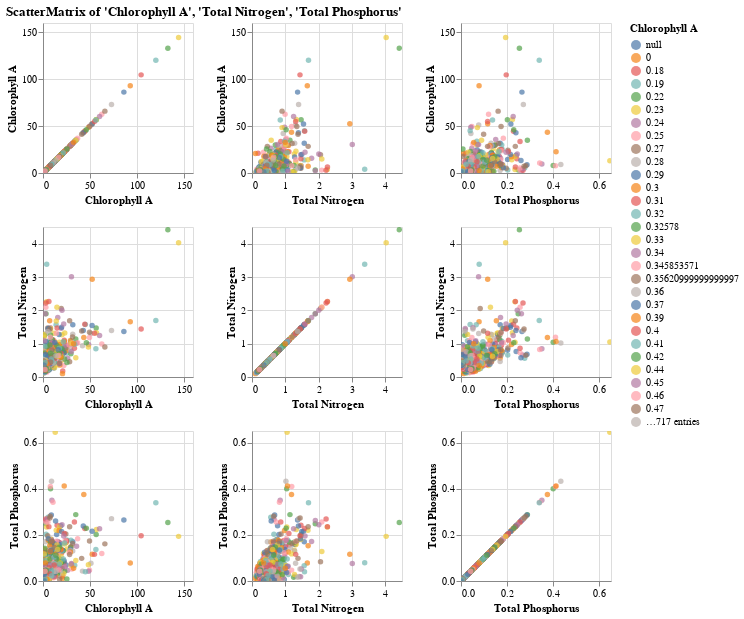

Notebook cell for this chart:
### Code cell
alt.Chart(df_nutri_site).mark_circle().encode(
    alt.X(alt.repeat("column"), type='quantitative', scale=alt.Scale(zero=False)),
    alt.Y(alt.repeat("row"), type='quantitative', scale=alt.Scale(zero=False)),
    color='Chlorophyll A:N'
).properties(
    width=150,
    height=150,
).repeat(
    row=['Chlorophyll A', 'Total Nitrogen', 'Total Phosphorus'],
    column=['Chlorophyll A', 'Total Nitrogen', 'Total Phosphorus']
).properties(
    title="ScatterMatrix of 'Chlorophyll A', 'Total Nitrogen', 'Total Phosphorus'"
).interactive()

### Figure 1 — Vega-Lite specification as saved in the notebook (floating-point values rounded to 4 significant figures; data arrays with more than 128 entries replaced by an {"elided": "..."} marker saying what was removed)
{"config": {"view": {"continuousWidth": 400, "continuousHeight": 300}}, "repeat": {"column": ["Chlorophyll A", "Total Nitrogen", "Total Phosphorus"], "row": ["Chlorophyll A", "Total Nitrogen", "Total Phosphorus"]}, "spec": {"data": {"name": "data-85f01717d1b1ee094a8a7e41a7172f43"}, "mark": "circle", "encoding": {"color": {"type": "nominal", "field": "Chlorophyll A"}, "x": {"type": "quantitative", "field": {"repeat": "column"}, "scale": {"zero": false}}, "y": {"type": "quantitative", "field": {"repeat": "row"}, "scale": {"zero": false}}}, "height": 150, "selection": {"selector031": {"type": "interval", "bind": "scales", "encodings": ["x", "y"]}}, "width": 150}, "title": "ScatterMatrix of 'Chlorophyll A', 'Total Nitrogen', 'Total Phosphorus'", "$schema": "https://vega.github.io/schema/vega-lite/v4.8.1.json", "datasets": {"data-85f01717d1b1ee094a8a7e41a7172f43": {"elided": "1092 records"}}}
